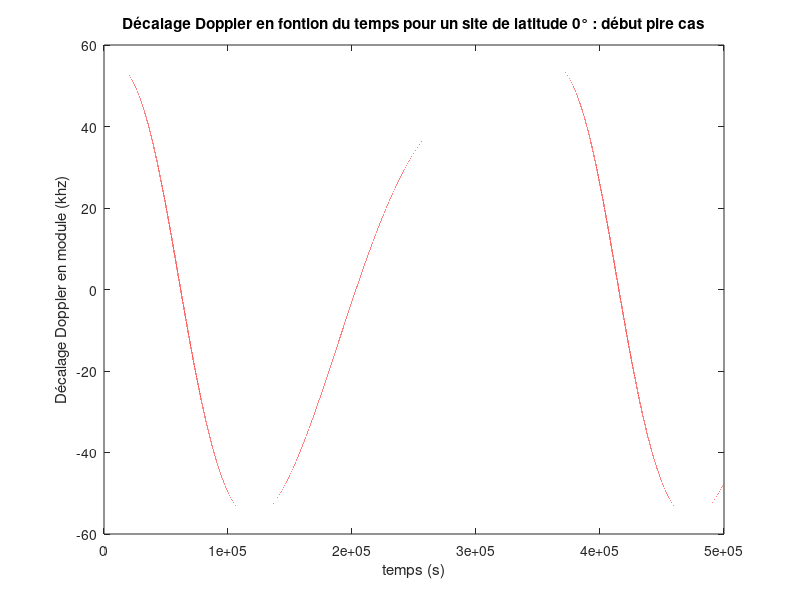

Here is the MATLAB script that generated this plot:
clc;
clear ;
close all;
%% Parametres "constants"

fT=2.4e9;                                                                   % frequence de la porteuse
Vs=7;                                                                       % Vitesse du sattelite en Km/s par rapport à la surface de la terre
c=299792.458;                                                               % Vitesse du la lumière en Km/s 
H=500;                                                                      % Altitude du sattelite par rapport au centre de la terre (en KM)
R=6371;                                                                     % Rayon de la terre (en KM)

%% Parametres de la simulation

Latitude=90;                                                                % La latitude du site d'emission en degrée (angle positif (0 --> 90) pour hémisphère nord
                                                                            % et negatif (0 --> -90) pour l'hémisphère sud) 
Theta_i=0;                                                                  % La position initiale du sattelite
Tmax=500000;

Theta_M=90-Latitude;

%% simulation 

t=0:1:Tmax;
ThetaS=Vs*t/(R+H)+Theta_i;

%alpha = atand(cosd(ThetaS-Theta_M)./(1+(R*tand(ThetaS-Theta_M)./(cosd(Theta_M)*((R+H)./cosd(ThetaS)-R./(cosd(Theta_M)*cosd(ThetaS-Theta_M)))))));
%fR=fT*(1-Vs*cosd(alpha)/c);
%EffetDoppler=fR-fT;
%figure,
%plot(t,EffetDoppler/1000,"r");
%xlabel('temps (s)')
%ylabel('Décalage Doppler en module (khz)')
%title('Décalage Doppler en fontion du temps pour un site de latitude 90°')

alphaTest=atand(((R+H)*cosd(ThetaS)-R*cosd(Theta_M))./(cosd(Theta_M)*R));
alpha=180-alphaTest+Theta_M+ThetaS;
fR=fT*(1-Vs*cosd(alpha)/c);
EffetDoppler=fR-fT;
figure,
plot(t,EffetDoppler/1000,"r");
xlabel('temps (s)')
ylabel('Décalage Doppler en module (khz)')
title('Décalage Doppler en fontion du temps pour un site de latitude 0° : début pire cas')
